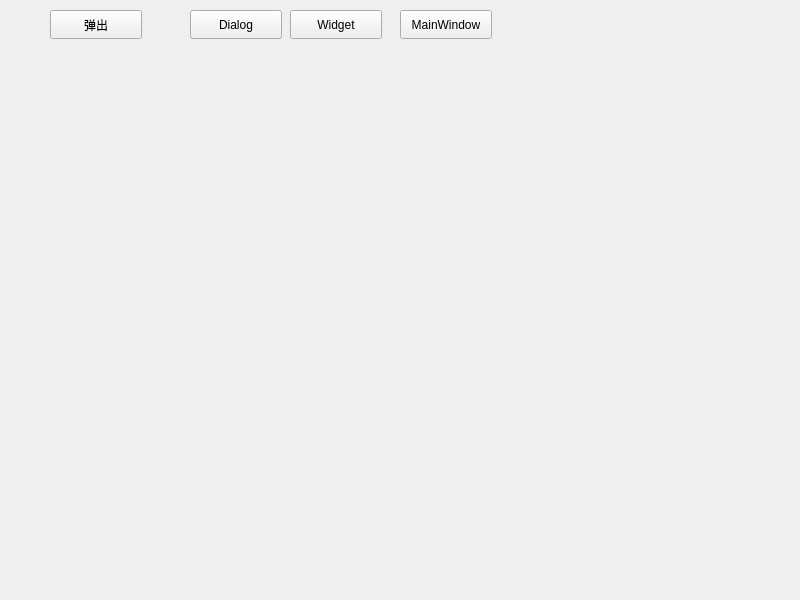
<?xml version="1.0" encoding="UTF-8"?>
<ui version="4.0">
 <class>frmFramelessWidgetcopy</class>
 <widget class="QWidget" name="frmFramelessWidgetcopy">
  <property name="geometry">
   <rect>
    <x>0</x>
    <y>0</y>
    <width>800</width>
    <height>600</height>
   </rect>
  </property>
  <property name="windowTitle">
   <string>form</string>
  </property>
  <widget class="QWidget" name="widget" native="true">
   <property name="geometry">
    <rect>
     <x>10</x>
     <y>10</y>
     <width>491</width>
     <height>30</height>
    </rect>
   </property>
   <widget class="QPushButton" name="btnDialog">
    <property name="geometry">
     <rect>
      <x>180</x>
      <y>0</y>
      <width>92</width>
      <height>29</height>
     </rect>
    </property>
    <property name="text">
     <string>Dialog</string>
    </property>
   </widget>
   <widget class="QPushButton" name="btnWidget">
    <property name="geometry">
     <rect>
      <x>280</x>
      <y>0</y>
      <width>92</width>
      <height>29</height>
     </rect>
    </property>
    <property name="text">
     <string>Widget</string>
    </property>
   </widget>
   <widget class="QPushButton" name="btnMainWindow">
    <property name="geometry">
     <rect>
      <x>390</x>
      <y>0</y>
      <width>92</width>
      <height>29</height>
     </rect>
    </property>
    <property name="text">
     <string>MainWindow</string>
    </property>
   </widget>
   <widget class="QPushButton" name="pushButton">
    <property name="geometry">
     <rect>
      <x>40</x>
      <y>0</y>
      <width>92</width>
      <height>29</height>
     </rect>
    </property>
    <property name="text">
     <string>弹出</string>
    </property>
   </widget>
  </widget>
 </widget>
 <resources/>
 <connections/>
</ui>
